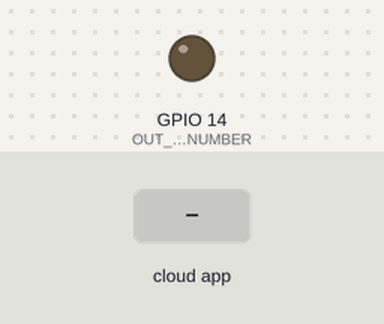
A sketch run on a simulated ESP8266 (NodeMCU). Shown: output pins drawn as LEDs (lit = HIGH). Inputs (shaded band) come from the test bench. WiFi joins after 1.5 s; servers stay silent unless stated; no MQTT or app messages arrive unless stated; what the sketch prints to the serial monitor is not drawn.

Above: at 2.7 s.
2.8 s: the phone or cloud app sets Light to 1
At 3.3 s:
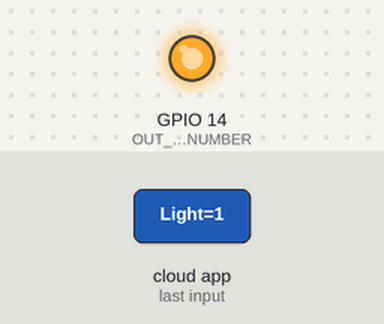
4.3 s: the phone or cloud app sets Light to 0
At 4.7 s:
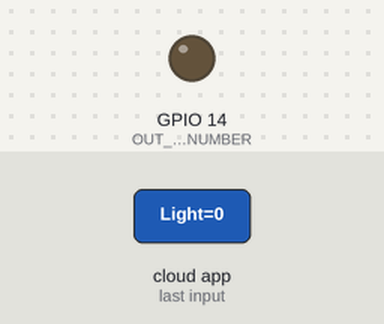
Timing chart, 0 to 7.3 s (numbered marks = the images above; inputs shaded):
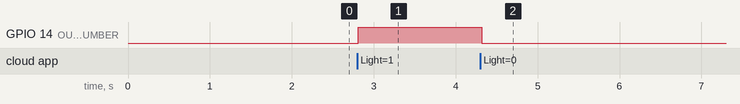

Measured:
- after the input at 2.8 s, GPIO 14 (OUT_PIN_NUMBER): LOW → HIGH at once
- after the input at 4.3 s, GPIO 14 (OUT_PIN_NUMBER): HIGH → LOW at once

The sketch:

LED_ON_OFF_mqtt_dashboard.ino
```cpp
/***************************************************
  Adafruit MQTT Library ESP8266 Example
 ****************************************************/
#include <ESP8266WiFi.h>
#include "Adafruit_MQTT.h"
#include "Adafruit_MQTT_Client.h"

/************************* WiFi Access Point *********************************/

#define WLAN_SSID       "WrongTurn" // your wifi ssid
#define WLAN_PASS       "####" // your wifi password. For open network, just declare it blank as ""

/************************* Adafruit.io Setup *********************************/

#define AIO_SERVER      "io.adafruit.com"
#define AIO_SERVERPORT  1883                   // use 8883 for SSL
#define AIO_USERNAME    "notorious"             // your username which was created while registering to Adafruit.
#define AIO_KEY         "####" // Private Key which was created while registering to Adafruit.[Can be found on dashboard.]

#define OUT_PIN_NUMBER  14 // This is the GPI0 pin number 14 on my circuit. (D5)

/************ Global State (you don't need to change this!) ******************/

// Create an ESP8266 WiFiClient class to connect to the MQTT server.
WiFiClient client;
// or... use WiFiFlientSecure for SSL
//WiFiClientSecure client;

// Setup the MQTT client class by passing in the WiFi client and MQTT server and login details.
Adafruit_MQTT_Client mqtt(&client, AIO_SERVER, AIO_SERVERPORT, AIO_USERNAME, AIO_KEY);

/****************************** Feeds ***************************************/

// Setup a feed called 'Light' for subscribing to changes.
Adafruit_MQTT_Subscribe Light = Adafruit_MQTT_Subscribe(&mqtt, AIO_USERNAME "/feeds/Light");

/*************************** Sketch Code ************************************/

// Bug workaround for Arduino 1.6.6, it seems to need a function declaration
// for some reason (only affects ESP8266, likely an arduino-builder bug).
void MQTT_connect();

void setup() {
  Serial.begin(115200);
  delay(10);
  pinMode(OUT_PIN_NUMBER, OUTPUT);

  Serial.println(F("Adafruit MQTT demo"));

  // Connect to WiFi access point.
  Serial.println(); Serial.println();
  Serial.print("Connecting to ");
  Serial.println(WLAN_SSID);

  WiFi.begin(WLAN_SSID, WLAN_PASS);
  while (WiFi.status() != WL_CONNECTED) {
    delay(500);
    Serial.print(".");
  }
  Serial.println();

  Serial.println("WiFi connected");
  Serial.println("IP address: "); Serial.println(WiFi.localIP());

  // Setup MQTT subscription for onoff feed.
  mqtt.subscribe(&Light);
}

uint32_t x=0;

void loop() {
  // Ensure the connection to the MQTT server is alive (this will make the first
  // connection and automatically reconnect when disconnected).  See the MQTT_connect
  // function definition further below.
  MQTT_connect();

  // this is our 'wait for incoming subscription packets' busy subloop
  // try to spend your time here

  Adafruit_MQTT_Subscribe *subscription;
  while ((subscription = mqtt.readSubscription(5000))) {
    if (subscription == &Light) {
      Serial.print(F("Got_Light: "));
      Serial.println((char *)Light.lastread);
      uint16_t num = atoi((char*)Light.lastread);
      digitalWrite(OUT_PIN_NUMBER, num); // built in LED GPIO2(default)
    }
  }

  // ping the server to keep the mqtt connection alive
  // NOT required if you are publishing once every KEEPALIVE seconds
  /*
  if(! mqtt.ping()) {
    mqtt.disconnect();
  }
  */
}

// Function to connect and reconnect as necessary to the MQTT server.
// Should be called in the loop function and it will take care if connecting.
void MQTT_connect() {
  int8_t ret;

  // Stop if already connected.
  if (mqtt.connected()) {
    return;
  }

  Serial.print("Connecting to MQTT... ");

  uint8_t retries = 3;
  while ((ret = mqtt.connect()) != 0) { // connect will return 0 for connected
       Serial.println(mqtt.connectErrorString(ret));
       Serial.println("Retrying MQTT connection in 5 seconds...");
       mqtt.disconnect();
       delay(5000);  // wait 5 seconds
       retries--;
       if (retries == 0) {
         // basically die and wait for WDT to reset me
         while (1);
       }
  }
  Serial.println("MQTT Connected!");
}
```
